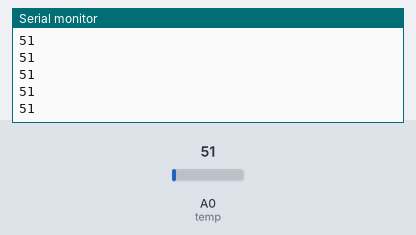
The sketch below on a simulated Arduino Uno, built with avr-gcc and run on an emulated ATmega328P. Parts: the last lines printed to the serial monitor. The test bench sets the inputs (shaded band); at power-on: A0 (temp) = 51.

Above: at 1.2 s.
1.3 s: A0 (temp) set to 61
At 2.2 s:
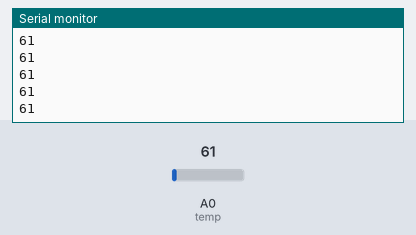
2.8 s: A0 (temp) set to 71
At 3.6 s:
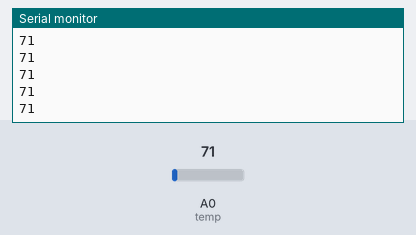
Timing chart, 0 to 5.8 s (numbered marks = the images above; inputs shaded):
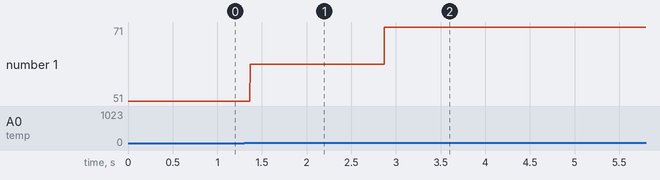

The sketch:

blink.ino
```cpp
int temp = A0;

void setup() {
  // put your setup code here, to run once:

Serial.begin(9600);

}

void loop() {
  // put your main code here, to run repeatedly:


int val = analogRead(temp);

Serial.println(val);

}
```

Measured:
- after the input at 1.3 s, the serial monitor: prints a new line after 0.07 s (image 1)
- after the input at 2.8 s, the serial monitor: prints a new line after 0.07 s (image 2)
- plotted number 1: 51 → 61 after the input at 1.3 s, 61 → 71 after the input at 2.8 s
